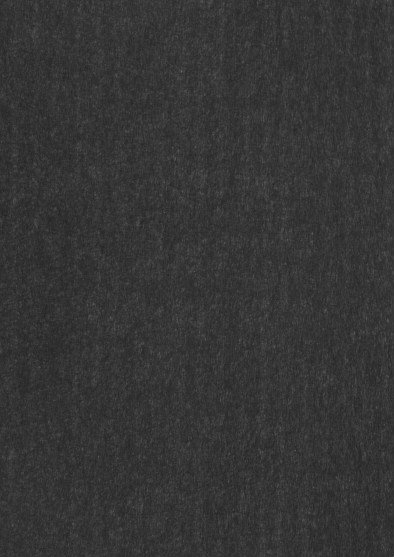
#> input picture Sample 1; 75dpi.jpeg, 394 x 557 px, found by its file name
$ python sobel.py
#> lines starting #> are read from the running program, lines starting #| are printed output that depends on the picture
import numpy as np
import matplotlib.pyplot as plt
from skimage import color

#define the vertical filter
vertical_filter = [[-1,-2,-1], [0,0,0], [1,2,1]]

#define the horizontal filter
horizontal_filter = [[-1,0,1], [-2,0,2], [-1,0,1]]

#read in the image
scan = plt.imread('Sample 1; 75dpi.jpeg')
#> scan is the input picture: shape (557, 394); min 34, max 104, mean 53.5
img = color.grey2rgb(scan)

#get the dimensions of the image
n,m,d = img.shape
#> n = 557; m = 394; d = 3

#initialize the edges image
edges_img = img.copy()

#loop over all pixels in the image
for row in range(3, n-2):
    for col in range(3, m-2):

        #create 3x3 box
        local_pixels = img[row-1:row+2, col-1:col+2, 0]

        #apply the vertical filter
        vertical_transformed_pixels = vertical_filter*local_pixels
        #remap the vertical score
        vertical_score = vertical_transformed_pixels.sum()/4

        #apply the horizontal filter
        horizontal_transformed_pixels = horizontal_filter*local_pixels
        #remap the horizontal score
        horizontal_score = horizontal_transformed_pixels.sum()/4

        #combine the horizontal and vertical scores into a total edge score
        edge_score = (vertical_score**2 + horizontal_score**2)**.5

        #insert this edge score into the edges image
        edges_img[row, col] = [edge_score]*3
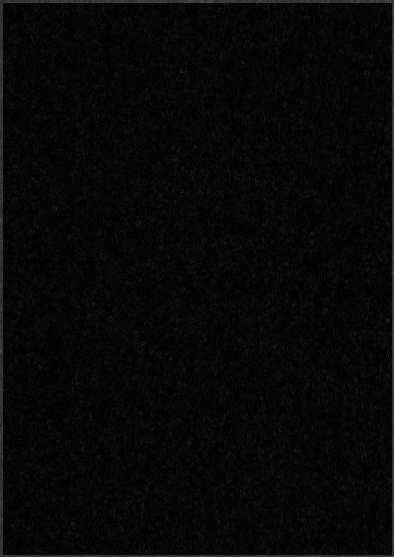
#> edges_img: shape (557, 394, 3); min 0, max 87, mean 7.3

#remap the values in the 0-1 range in case they went out of bounds
edges_img = edges_img/edges_img.max()
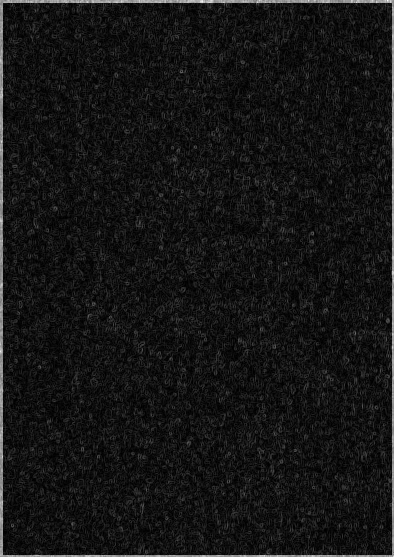
#> edges_img: shape (557, 394, 3) float64; min 0, max 1, mean 0.084

plt.imshow(edges_img, cmap='gray')
plt.show()
